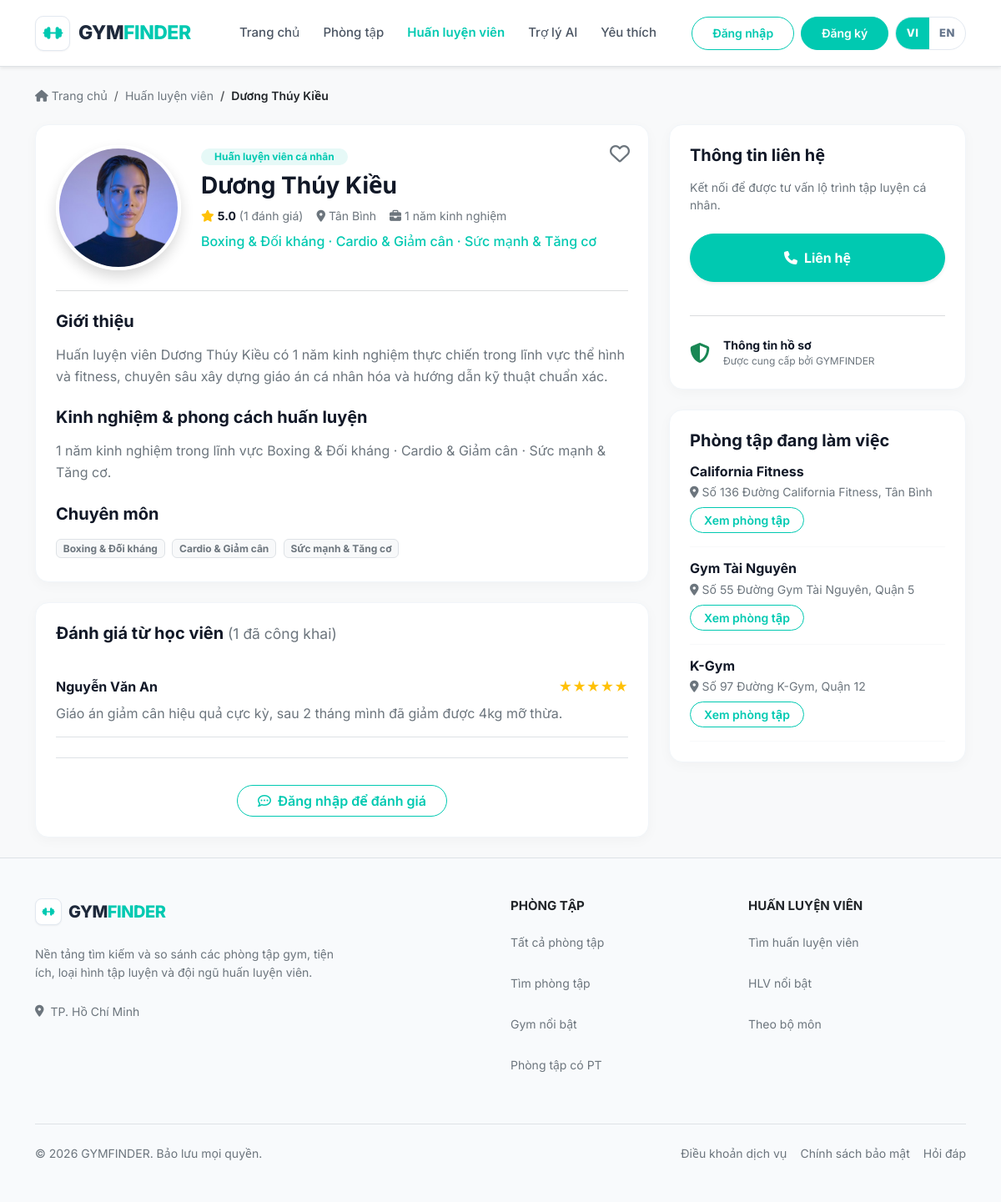
/pages/trainers/detail.php?id=15, run on the app's committed database.
### tables this page shows
CREATE TABLE trainers (
  id               INT UNSIGNED NOT NULL AUTO_INCREMENT,
  full_name        VARCHAR(100) NOT NULL,
  slug             VARCHAR(130) NOT NULL,
  avatar_url       VARCHAR(255) NULL,
  specialty_id     INT UNSIGNED NULL,
  years_experience TINYINT UNSIGNED NOT NULL,
  bio              TEXT         NULL,
  phone            VARCHAR(20)  NULL,
  email            VARCHAR(255) NULL,
  gym_id           INT UNSIGNED NULL,
  district_id      INT UNSIGNED NULL,
  avg_rating       DECIMAL(2,1) NOT NULL DEFAULT 0,
  review_count     INT UNSIGNED NOT NULL DEFAULT 0,
  is_featured      TINYINT(1)   NOT NULL DEFAULT 0,
  status           ENUM('active','hidden') NOT NULL DEFAULT 'active',
  created_at       DATETIME     NOT NULL DEFAULT CURRENT_TIMESTAMP,
  updated_at       DATETIME     NOT NULL DEFAULT CURRENT_TIMESTAMP ON UPDATE CURRENT_TIMESTAMP,

  PRIMARY KEY (id),
  UNIQUE KEY uq_trainers_slug (slug),

   
  KEY idx_trainers_status_featured (status, is_featured),
  KEY idx_trainers_exp             (years_experience),
  KEY idx_trainers_specialty       (specialty_id),
  KEY idx_trainers_gym             (gym_id),
  KEY idx_trainers_district        (district_id),

   
  CONSTRAINT fk_trainers_gym
    FOREIGN KEY (gym_id)       REFERENCES gyms(id)        ON DELETE SET NULL,
  CONSTRAINT fk_trainers_specialty
    FOREIGN KEY (specialty_id) REFERENCES specialties(id) ON DELETE SET NULL,
  CONSTRAINT fk_trainers_district
    FOREIGN KEY (district_id)  REFERENCES districts(id)   ON DELETE RESTRICT,

   
  CONSTRAINT chk_trainers_slug
    CHECK (slug NOT REGEXP '^[0-9]+$'),
  CONSTRAINT chk_trainers_exp
    CHECK (years_experience BETWEEN 0 AND 60),
  CONSTRAINT chk_trainers_rating
    CHECK (avg_rating BETWEEN 0 AND 5),
  CONSTRAINT chk_trainers_phone
    CHECK (phone IS NULL OR phone REGEXP '^\\+?[0-9]{9,14}$'),
  CONSTRAINT chk_trainers_featured
    CHECK (is_featured IN (0, 1))
);

CREATE TABLE specialties (
  id   INT UNSIGNED NOT NULL AUTO_INCREMENT,
  name VARCHAR(100) NOT NULL,
  slug VARCHAR(120) NOT NULL,

  PRIMARY KEY (id),
  UNIQUE KEY uq_specialties_name (name),
  UNIQUE KEY uq_specialties_slug (slug)
);

CREATE TABLE reviews (
  id            INT UNSIGNED NOT NULL AUTO_INCREMENT,
  user_id       INT UNSIGNED NOT NULL,
  target_type   ENUM('gym','trainer') NOT NULL,
  gym_id        INT UNSIGNED NULL,
  trainer_id    INT UNSIGNED NULL,
  rating        TINYINT UNSIGNED NOT NULL,
  comment       TEXT         NOT NULL,
  status        ENUM('pending','approved','rejected') NOT NULL DEFAULT 'pending',
  reviewed_by   INT UNSIGNED NULL,
  reviewed_at   DATETIME     NULL,
  reject_reason VARCHAR(255) NULL,
  created_at    DATETIME     NOT NULL DEFAULT CURRENT_TIMESTAMP,
  updated_at    DATETIME     NOT NULL DEFAULT CURRENT_TIMESTAMP ON UPDATE CURRENT_TIMESTAMP,

  PRIMARY KEY (id),

   
  UNIQUE KEY uq_review_user_gym     (user_id, gym_id),
  UNIQUE KEY uq_review_user_trainer (user_id, trainer_id),

   
  KEY idx_reviews_gym     (gym_id,     status, created_at),
  KEY idx_reviews_trainer (trainer_id, status, created_at),
  KEY idx_reviews_user    (user_id),

   
  CONSTRAINT fk_reviews_user
    FOREIGN KEY (user_id)     REFERENCES users(id)    ON DELETE CASCADE,
  CONSTRAINT fk_reviews_gym
    FOREIGN KEY (gym_id)      REFERENCES gyms(id)     ON DELETE CASCADE,
  CONSTRAINT fk_reviews_trainer
    FOREIGN KEY (trainer_id)  REFERENCES trainers(id) ON DELETE CASCADE,
  CONSTRAINT fk_reviews_reviewer
    FOREIGN KEY (reviewed_by) REFERENCES users(id)    ON DELETE SET NULL,

   
  CONSTRAINT chk_reviews_rating
    CHECK (rating BETWEEN 1 AND 5),
  CONSTRAINT chk_reviews_comment
    CHECK (CHAR_LENGTH(comment) BETWEEN 1 AND 2000),
   
  CONSTRAINT chk_review_reject
    CHECK (
      (status = 'rejected'  AND reject_reason IS NOT NULL AND CHAR_LENGTH(reject_reason) >= 1)
      OR (status <> 'rejected' AND reject_reason IS NULL)
    ),
   
  CONSTRAINT chk_review_pending
    CHECK (status <> 'pending' OR reviewed_at IS NULL)
);

CREATE TABLE users (
  id            INT UNSIGNED NOT NULL AUTO_INCREMENT,
  full_name     VARCHAR(100) NOT NULL,
  email         VARCHAR(255) NOT NULL,
  phone         VARCHAR(20)  NULL,
  password_hash VARCHAR(255) NOT NULL,
  avatar_url    VARCHAR(255) NULL,
  role          ENUM('user','admin')    NOT NULL DEFAULT 'user',
  status        ENUM('active','locked') NOT NULL DEFAULT 'active',
  must_change_password TINYINT(1) NOT NULL DEFAULT 0,
  temp_password_expires_at DATETIME NULL,
  last_login_at DATETIME NULL,
  created_at    DATETIME NOT NULL DEFAULT CURRENT_TIMESTAMP,
  updated_at    DATETIME NOT NULL DEFAULT CURRENT_TIMESTAMP ON UPDATE CURRENT_TIMESTAMP,

  PRIMARY KEY (id),
  UNIQUE KEY uq_users_email (email),
  UNIQUE KEY uq_users_phone (phone),
  KEY idx_users_role_status (role, status),

  CONSTRAINT chk_users_phone
    CHECK (phone IS NULL OR phone REGEXP '^\\+?[0-9]{9,14}$')
);

CREATE TABLE gyms (
  id              INT UNSIGNED  NOT NULL AUTO_INCREMENT,
  name            VARCHAR(150)  NOT NULL,
  slug            VARCHAR(180)  NOT NULL,
  description     TEXT          NULL,
  address         VARCHAR(255)  NOT NULL,
  district_id     INT UNSIGNED  NOT NULL,
  latitude        DECIMAL(10,7) NULL,
  longitude       DECIMAL(10,7) NULL,
  phone           VARCHAR(20)   NULL,
  email           VARCHAR(255)  NULL,
  website         VARCHAR(255)  NULL,
  price_min       INT UNSIGNED  NOT NULL,
  price_max       INT UNSIGNED  NOT NULL,
  opening_hours   VARCHAR(120)  NULL,
  cover_image_url VARCHAR(255)  NULL,
  avg_rating      DECIMAL(2,1)  NOT NULL DEFAULT 0,
  review_count    INT UNSIGNED  NOT NULL DEFAULT 0,
  is_featured     TINYINT(1)    NOT NULL DEFAULT 0,
  status          ENUM('active','hidden') NOT NULL DEFAULT 'active',
  created_at      DATETIME      NOT NULL DEFAULT CURRENT_TIMESTAMP,
  updated_at      DATETIME      NOT NULL DEFAULT CURRENT_TIMESTAMP ON UPDATE CURRENT_TIMESTAMP,

  PRIMARY KEY (id),
  UNIQUE KEY uq_gyms_slug (slug),

   
  KEY idx_gyms_district        (district_id),
  KEY idx_gyms_price           (price_min, price_max),
  KEY idx_gyms_rating          (avg_rating),
  KEY idx_gyms_featured_status (is_featured, status),
  KEY idx_gyms_created_at      (created_at),

   
  CONSTRAINT fk_gyms_district
    FOREIGN KEY (district_id) REFERENCES districts(id) ON DELETE RESTRICT,

   
  CONSTRAINT chk_gyms_slug
    CHECK (slug NOT REGEXP '^[0-9]+$'),
  CONSTRAINT chk_gyms_price
    CHECK (price_max >= price_min),
  CONSTRAINT chk_gyms_geo_lat
    CHECK (latitude  IS NULL OR (latitude  BETWEEN -90  AND 90)),
  CONSTRAINT chk_gyms_geo_lng
    CHECK (longitude IS NULL OR (longitude BETWEEN -180 AND 180)),
  CONSTRAINT chk_gyms_geo_pair
    CHECK ((latitude IS NULL) = (longitude IS NULL)),
  CONSTRAINT chk_gyms_phone
    CHECK (phone IS NULL OR phone REGEXP '^\\+?[0-9]{9,14}$'),
  CONSTRAINT chk_gyms_rating
    CHECK (avg_rating BETWEEN 0 AND 5),
  CONSTRAINT chk_gyms_featured
    CHECK (is_featured IN (0, 1))
);

### pages/trainers/detail.php (the view, shortened to what the rows shown need)
<?php
require_once dirname(__DIR__, 2) . '/backend/bootstrap.php';
require_once dirname(__DIR__, 2) . '/includes/trainer_gyms_ui.php';
$id = (int)($_GET['id'] ?? 0);
$t = gf_get_trainer($id);
$user = gf_current_user();
$isAdminUser = $user && (($user['role'] ?? '') === 'admin');
$canFavorite = !$isAdminUser;
$reviews = gf_trainer_reviews($id);
$reviewLimit = 8;
$reviewPage = max(1, (int)($_GET['r_page'] ?? 1));
$pagedReviews = array_slice($reviews, ($reviewPage - 1) * $reviewLimit, $reviewLimit);
$isFav = $user && $canFavorite && gf_is_fav((int)$user['id'], 'trainer', $id);
require dirname(__DIR__, 2) . '/includes/layout_head.php';
?>
<main class="flex-grow-1">
    <div class="container py-4">
        <nav aria-label="breadcrumb" class="mb-4"><ol class="breadcrumb">
            <li class="breadcrumb-item"><a href="<?= gf_h(gf_url('index.php')) ?>" class="text-secondary text-decoration-none"><i class="fa-solid fa-house me-1"></i><?= gf_h(gf_t('Trang chủ')) ?></a></li>
            <li class="breadcrumb-item"><a href="<?= gf_h(gf_url('pages/trainers/index.php')) ?>" class="text-secondary text-decoration-none"><?= gf_h(gf_t('Huấn luyện viên')) ?></a></li>
            <li class="breadcrumb-item active text-dark fw-semibold"><?= gf_h($t['full_name']) ?></li>
        </ol></nav>
        <div class="row g-4">
            <div class="col-lg-8">
                <section class="info-card mb-4 position-relative">
                    <?php if ($canFavorite): ?>
                    <form method="post" action="<?= gf_h(gf_url('pages/user/favorite_toggle.php')) ?>" class="js-favorite-toggle position-absolute top-0 end-0 m-3" data-api-url="<?= gf_h(gf_url('api/favorites')) ?>" data-login-url="<?= gf_h(gf_url('pages/auth/login.php')) ?>" data-favorited="<?= $isFav ? '1' : '0' ?>">
                        <button id="btnDetailFav" class="border-0 bg-transparent text-secondary" type="submit" style="font-size:24px" aria-label="<?= gf_h(gf_t('Yêu thích')) ?>" aria-pressed="<?= $isFav ? 'true' : 'false' ?>"></button>
                    </form>
                    <?php endif; ?>
                    <div class="d-flex flex-column flex-md-row gap-4 align-items-center align-items-md-start mb-4">
                        <?php
                        $trainerAvatarUrl = (string) ($t['avatar'] ?? '');
                        $trainerAvatarEsc = htmlspecialchars($trainerAvatarUrl, ENT_QUOTES | ENT_SUBSTITUTE, 'UTF-8');
                        ?>
                        <button type="button"
                                class="gf-avatar-zoom-btn"
                                id="trainerAvatarOpen"
                                data-full-src="<?= $trainerAvatarEsc ?>"
                                aria-label="<?= gf_h(gf_t('Xem ảnh lớn')) ?>">
                        </button>
                        <div class="text-center text-md-start">
                            <span class="badge bg-primary-light text-primary mb-2 rounded-pill px-3 py-1 fw-bold"><?= gf_h(gf_t('Huấn luyện viên cá nhân')) ?></span>
                            <h1 class="fw-bold mb-2" style="font-size:28px"><?= gf_h($t['full_name']) ?></h1>
                            <div class="d-flex flex-wrap align-items-center justify-content-center justify-content-md-start gap-3 mb-2 small">
                                <span><i class="fa-solid fa-star text-warning me-1"></i><strong><?= gf_h((string)$t['avg_rating']) ?></strong> <span class="text-secondary">(<?= gf_h(gf_t((int)$t['review_count'] . ' đánh giá')) ?>)</span></span>
                                <span class="text-secondary"><i class="fa-solid fa-location-dot me-1"></i><?= gf_h(gf_place_name((string) ($t['district_name'] ?? ''))) ?></span>
                                <span class="text-secondary"><i class="fa-solid fa-briefcase me-1"></i><?= gf_h(gf_t((int)$t['years_experience'] . ' năm kinh nghiệm')) ?></span>
                            </div>
                            <?php
                            $detailSpecNames = gf_ui_trainer_specialty_names($t);
                            $detailSpecLabel = $detailSpecNames !== [] ? implode(' · ', array_map(static fn ($n) => gf_t((string) $n), $detailSpecNames)) : '';
                            ?>
                            <?php if ($detailSpecLabel !== ''): ?>
                                <div class="text-primary fw-medium"><?= gf_h($detailSpecLabel) ?></div>
                            <?php endif; ?>
                        </div>
                    </div>
                    <hr class="text-secondary opacity-25 my-4">
                    <h5 class="fw-bold mb-3"><?= gf_h(gf_t('Giới thiệu')) ?></h5><p class="text-secondary" style="line-height:1.6"><?= gf_h(gf_t($t['bio'] ?: 'Huấn luyện viên đang cập nhật thông tin giới thiệu.')) ?></p>
                    <h5 class="fw-bold mb-3 mt-4"><?= gf_h(gf_t('Kinh nghiệm & phong cách huấn luyện')) ?></h5><p class="text-secondary" style="line-height:1.6"><?= gf_h(gf_t((int)$t['years_experience'] . ' năm kinh nghiệm')) ?><?= $detailSpecLabel !== '' ? ' ' . gf_h(gf_t('trong lĩnh vực')) . ' ' . gf_h($detailSpecLabel) : '' ?>.</p>
                    <h5 class="fw-bold mb-3 mt-4"><?= gf_h(gf_t('Chuyên môn')) ?></h5>
                    <?php if ($detailSpecNames === []): ?>
                        <span class="text-secondary small"><?= gf_h(gf_t('Đang cập nhật.')) ?></span>
                    <?php else: ?>
                        <?php foreach ($detailSpecNames as $specName): ?>
                            <span class="badge bg-light text-secondary border me-1 mb-1"><?= gf_h(gf_t((string) $specName)) ?></span>
                        <?php endforeach; ?>
                    <?php endif; ?>
                </section>
                <section class="info-card" id="reviews">
                    <?php foreach ($pagedReviews as $r): ?>
                        <div class="border-bottom py-3">
                            <div class="d-flex justify-content-between align-items-center">
                                <strong><?= gf_h($r['full_name']) ?></strong>
                                <span class="text-warning"><?= str_repeat('★', (int)$r['rating']) ?></span>
                            </div>
                            <p class="text-secondary m-0 mt-2"><?= gf_h($r['comment']) ?></p>
                        </div>
                    <?php endforeach; ?>
                </section>
            </div>
            <aside class="col-lg-4">
                <?php
                $publicGyms = gf_ui_trainer_public_gyms($t);
                ?>
                <div class="info-card mt-4">
                    <?php if ($publicGyms === []): ?>
                        <p class="text-secondary small mb-0"><?= gf_h(gf_t('Chưa có phòng tập đang hoạt động được liên kết công khai.')) ?></p>
                    <?php else: ?>
                        <div class="d-flex flex-column gap-3">
                            <?php foreach ($publicGyms as $pg): ?>
                                <div class="pb-3 border-bottom border-light">
                                    <h6 class="fw-bold mb-1"><?= gf_h($pg['name']) ?></h6>
                                    <?php if (!empty($pg['district_name']) || !empty($pg['address'])): ?>
                                        <p class="text-secondary small mb-2">
                                            <i class="fa-solid fa-location-dot me-1"></i><?= gf_h($pg['address'] ?: gf_place_name((string) ($pg['district_name'] ?? ''))) ?>
                                        </p>
                                    <?php endif; ?>
                                    <a href="<?= gf_h(gf_url('pages/gyms/detail.php?id='.(int)$pg['id'])) ?>" class="btn btn-outline-primary btn-sm rounded-pill px-3"><?= gf_h(gf_t('Xem phòng tập')) ?></a>
                                </div>
                            <?php endforeach; ?>
                        </div>
                    <?php endif; ?>
                </div>
            </aside>
        </div>
    </div>
</main>
<?php require dirname(__DIR__, 2) . '/includes/footer.php'; ?>

### data on the page
trainers: full_name "Dương Thúy Kiều", avg_rating "5.0", review_count "1 đánh giá", years_experience "1 năm kinh nghiệm", bio "Huấn luyện viên Dương Thúy Kiều có 1 năm kinh nghiệm thực chiến trong lĩnh vực thể hình và fitness, chuyên sâu xây dựng giáo án cá nhân hóa và hướng dẫn kỹ thuật chuẩn xác."
specialties: name "Boxing & Đối kháng · Cardio & Giảm cân · Sức mạnh & Tăng cơ"
reviews: user.full_name "Nguyễn Văn An", rating "★★★★★", comment "Giáo án giảm cân hiệu quả cực kỳ, sau 2 tháng mình đã giảm được 4kg mỡ thừa."
gyms: name "California Fitness", address "Số 136 Đường California Fitness, Tân Bình"
gyms: name "Gym Tài Nguyên", address "Số 55 Đường Gym Tài Nguyên, Quận 5"
gyms: name "K-Gym", address "Số 97 Đường K-Gym, Quận 12"

### other printed values
gf_h(gf_t('Trang chủ')) "Trang chủ"
gf_h(gf_t('Phòng tập')) "Phòng tập"
gf_h(gf_t('Huấn luyện viên')) "Huấn luyện viên"
gf_h(gf_t('Trợ lý AI')) "Trợ lý AI"
gf_h(gf_t('Yêu thích')) "Yêu thích"
gf_h(gf_t('Đăng nhập')) "Đăng nhập"
gf_h(gf_t('Đăng ký')) "Đăng ký"
gf_h(gf_t('Huấn luyện viên cá nhân')) "Huấn luyện viên cá nhân"
gf_h(gf_place_name((string) ($t['district_name'] ?? ''))) "Tân Bình"
gf_h(gf_t('Giới thiệu')) "Giới thiệu"
gf_h(gf_t('Kinh nghiệm & phong cách huấn luyện')) "Kinh nghiệm & phong cách huấn luyện"
gf_h(gf_t('trong lĩnh vực')) "trong lĩnh vực"
gf_h(gf_t('Chuyên môn')) "Chuyên môn"
gf_h(gf_t((string) $specName)) "Boxing & Đối kháng"
gf_h(gf_t((string) $specName)) "Cardio & Giảm cân"
